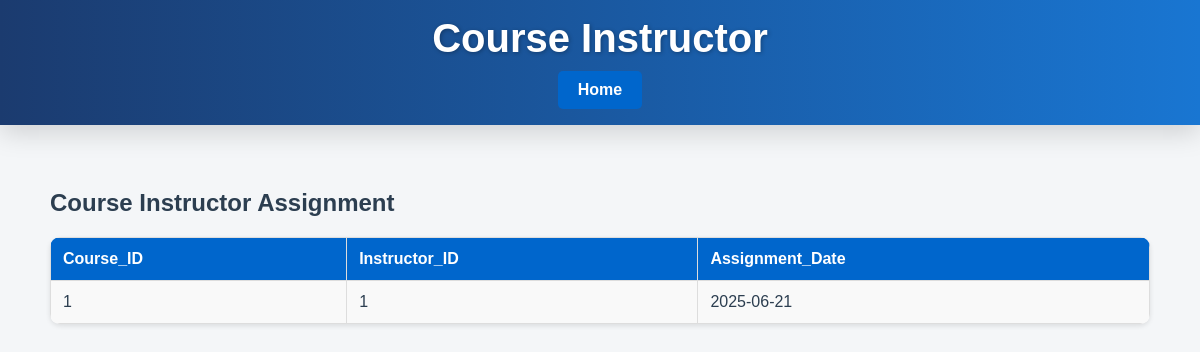
The page /course_instructors.php on the database its author committed.
### tables this page shows
CREATE TABLE `course_instructor` (
  `Course_ID` int(11) NOT NULL,
  `Instructor_ID` int(11) NOT NULL,
  `Assignment_Date` date DEFAULT NULL
);

### course_instructors.php (the view, shortened to what this page needs)
<?php
include 'php/db.php';
?>
<!DOCTYPE html>
<html lang="en">
<head>
  <link rel="stylesheet" href="styles.css">
</head>
<body>
<header>
  <h1>Course Instructor</h1>
  <nav>
    <a href="index.php" class="home-button">Home</a>
  </nav>
</header>
<main>
  <h2>Course Instructor Assignment</h2>
    <table>
      <tr>
        <th>Course_ID</th>
        <th>Instructor_ID</th>
        <th>Assignment_Date</th>
      </tr>
      <?php
  $result = $conn->query("SELECT * FROM course_instructor");
  while ($row = $result->fetch_assoc()) {
      echo "<tr>
              <td>{$row['Course_ID']}</td>
              <td>{$row['Instructor_ID']}</td>
              <td>{$row['Assignment_Date']}</td>
            </tr>";
  }
  ?>
    </table>
</main>
</body>
</html>

### styles.css (style rules this page uses)
body { margin: 0; font-family: 'Segoe UI', Tahoma, Geneva, Verdana, sans-serif; background: #f5f5f5; color: #2c3e50; scroll-behavior: smooth; }
header { background: linear-gradient(90deg, #1b3b6f, #1976d2); color: #ffffff; padding: 2rem 1rem; text-align: center; box-shadow: 0 8px 25px rgba(0,0,0,0.15); position: sticky; top: 0; z-index: 1000; }
header h1 { margin: 0; font-size: 2.5rem; text-shadow: 1px 1px 4px rgba(0,0,0,0.3); }
main { max-width: 1100px; margin: 2rem auto; padding: 0 1rem; }
table { width: 100%; border-collapse: separate; border-spacing: 0; background-color: #ffffff; border-radius: 10px; overflow: hidden; box-shadow: 0 8px 20px rgba(0,0,0,0.1); margin-top: 1rem; }
th, td { padding: 0.9rem 1rem; text-align: left; border-bottom: 1px solid #eee; }
tr:nth-child(even) td { background-color: #f9f9f9; }

### course_instructors.php (style rules this page uses)
body { font-family: Arial, sans-serif; background-color: #f4f6f8; margin: 0; padding: 0; }
header { background-color: #003366; color: white; padding: 1rem 2rem; }
h1, h2 { margin: 0; }
nav { margin-top: 10px; }
.home-button { display: inline-block; padding: 10px 20px; background-color: #0066cc; color: white; text-decoration: none; border-radius: 5px; font-weight: bold; transition: background-color 0.3s; }
main { padding: 2rem; }
table { width: 100%; border-collapse: collapse; background: white; box-shadow: 0 2px 5px rgba(0,0,0,0.1); margin-top: 20px; }
th, td { padding: 12px; border: 1px solid #ddd; text-align: left; }
th { background-color: #0066cc; color: white; }
tr:nth-child(even) { background-color: #f9f9f9; }

### rows shown on the page
course_instructor: Course_ID "1", Instructor_ID "1", Assignment_Date "2025-06-21"
